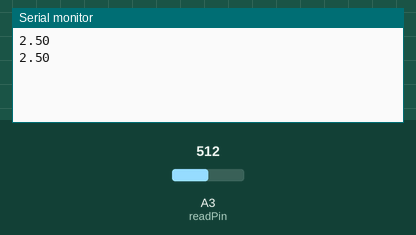
Bench run of a sketch on a simulated Arduino Uno, built with avr-gcc and run on an emulated ATmega328P. On the bench: the last lines printed to the serial monitor. The inputs (shaded band) are chosen by the test bench; at power-on: A3 (readPin) = 512.

Above: at 2.8 s.
2.9 s: A3 (readPin) set to 716
At 5.2 s:
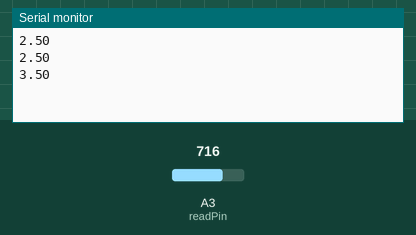
5.6 s: A3 (readPin) set to 900
At 6.8 s:
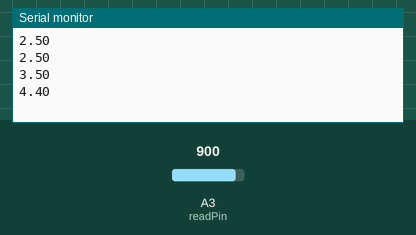
Timing chart, 0 to 8.6 s (numbered marks = the images above; inputs shaded):
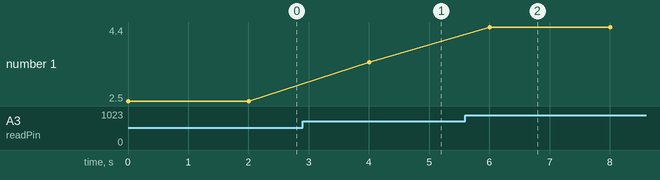

The sketch:

ReadVoltage.ino
```cpp
int readPin = A3;
int V2 = 0;

void setup() {
  // put your setup code here, to run once:
  pinMode(readPin,INPUT);
  Serial.begin(9600);

}

void loop() {
  // put your main code here, to run repeatedly:
  V2 = analogRead(readPin);
  Serial.println(float(V2*5)/1023);
  delay(2000);

}
```

Measured:
- after the input at 2.9 s, the serial monitor: prints a new line after 1.1 s (image 1)
- after the input at 5.6 s, the serial monitor: prints a new line after 0.40 s (image 2)
- plotted number 1: 2.5 → 3.5 after the input at 2.9 s, 3.5 → 4.4 after the input at 5.6 s
